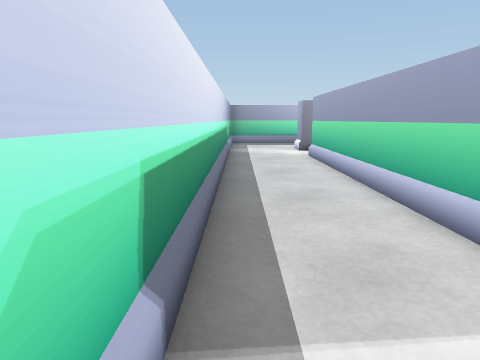
[1] (above)

20 first-person views from a walk through a 3-D level made in the Unity game engine. The camera is 0.62 m above the floor, tilts 10° down and sees 70° across. The floor is counted in squares, 0.5 m on a side. Each view is taken from the middle of a square. On the plan, view 1 faces up. The plan holds only what a view shows up to about 14 squares ahead; the rest is blank. The player character is not drawn. Some animated figures are left out.

[2]
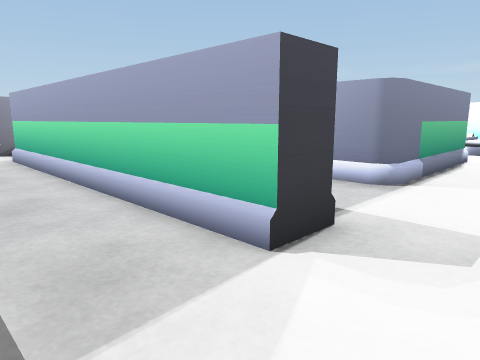

[3]
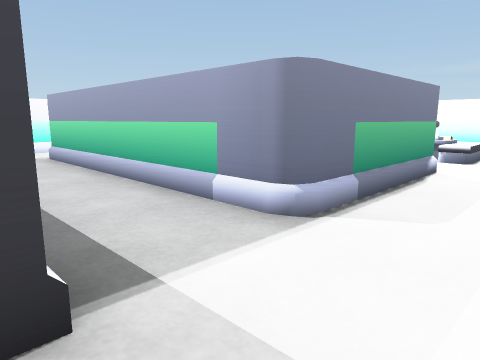

[4]
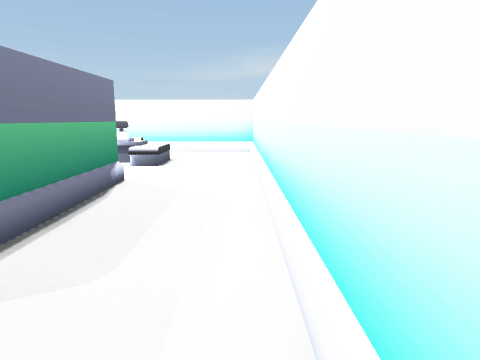

[5]
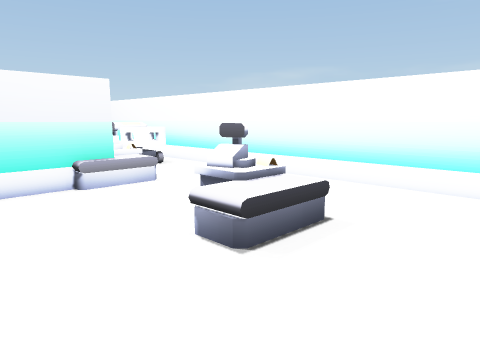

[6]
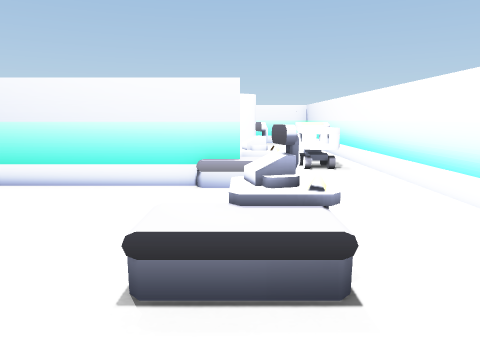

[7]
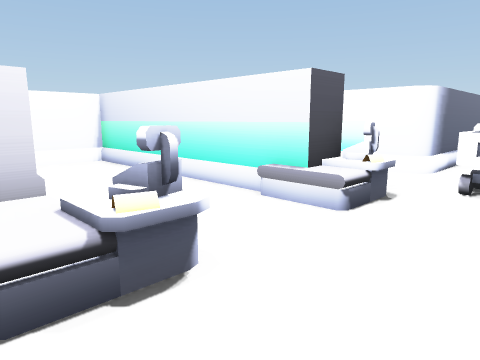

[8]
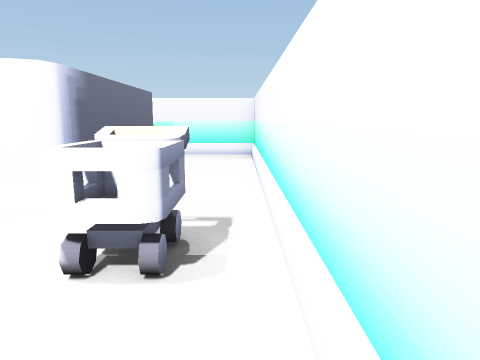

[9]
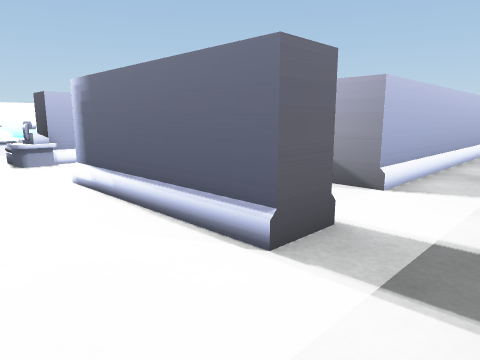

[10]
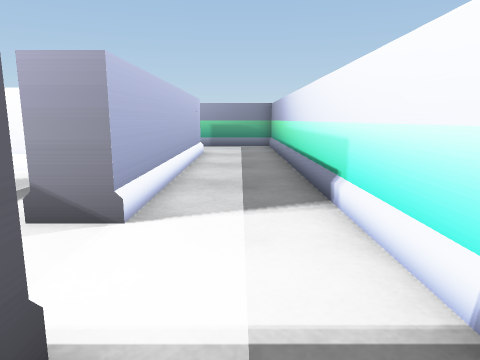

[11]
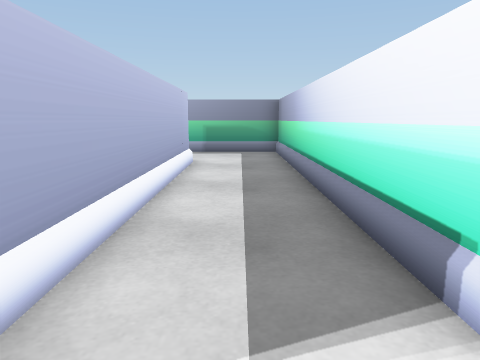

[12]
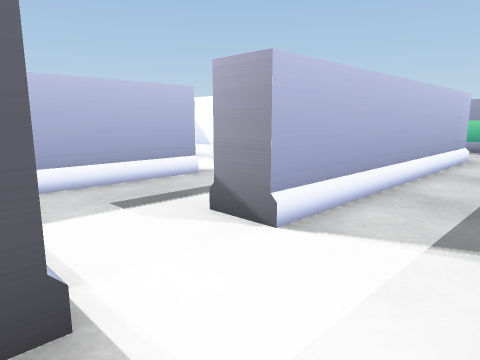

[13]
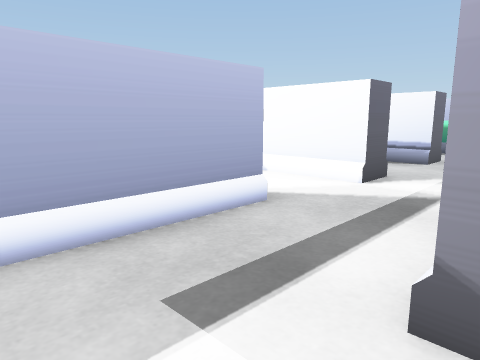

[14]
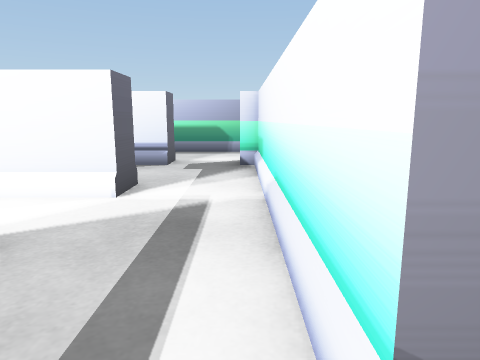

[15]
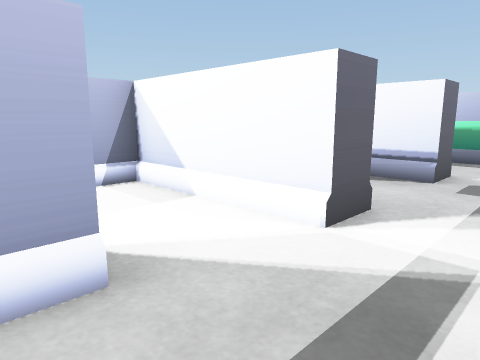

[16]
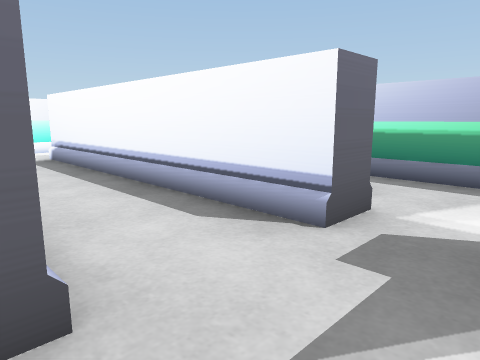

[17]
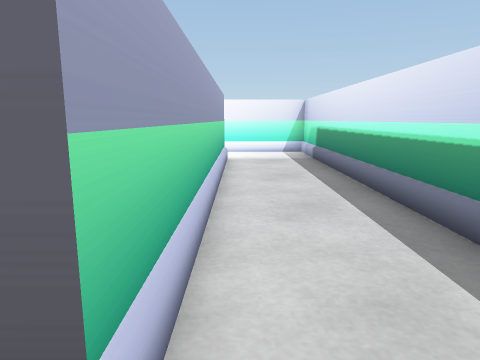

[18]
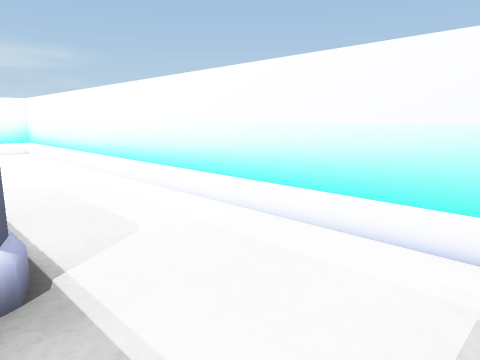

[19]
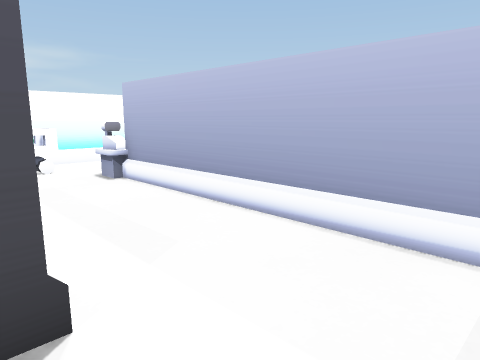

[20]
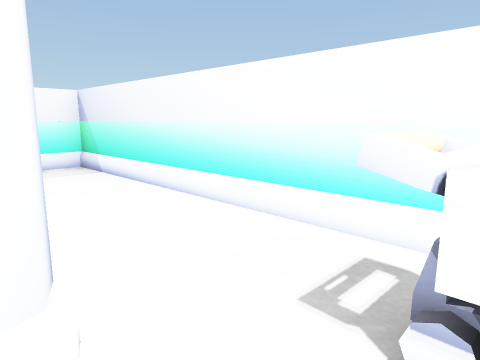

### Floor plan
Points are (right, up) in squares from view 1. A wall is a line through its corners. A room is listed if a view was taken in it or the views show most of it. See-through windows are left out.
Room 1 (views 1, 2, 3, 4, 5, 6, 7, 8, 9, 10, 11, 12, 13, 14, 15, 16, 17, 18, 19, 20)
walls: (10, 11.5) (13.5, 11.5); (14.6, 6.5) (7.5, 6.5) (7.5, 4.6); (12, 3.6) (12, 2.9); (3.5, 12) (3.5, 2) (2.5, 2) (2.5, 12) (3.5, 12); (15.4, 10.6) (15.1, 10.5); (6.5, 2.7) (6.5, 12) (7.5, 12) (7.5, 7.5) (14.6, 7.5); (12.1, 2.5) (6.9, 2.5) (6.6, 2.6) (6.5, 2.9); (3, 14) (2.5, 14); (14.4, 16) (15.5, 16) (15.5, 10.9) (15.3, 10.5) (13.2, 10.5); (2.9, 15.5) (12, 15.5) (12, 14.5) (3.5, 14.5) (3.5, 14); (-0.5, -0.5) (18.5, -0.5) (18.5, 18.5) (-0.5, 18.5) (-0.5, -0.5)
objects: other object (14, 2) to (16, 4); other object (15, 6) to (16, 8); other object (17, 8) to (17, 10)

Positions as (right, up) in squares from view 1, and headings:
1: (0, 0), facing up
2: (0, 0), facing up-right
3: (3, 0), facing up-right
4: (5, 0), facing right
5: (12, 0), facing up-right
6: (15, 0), facing up
7: (18, 2), facing up-left
8: (18, 6), facing up
9: (18, 18), facing down-left
10: (16, 17), facing left
11: (13, 17), facing left
12: (15, 18), facing down-left
13: (14, 15), facing down-left
14: (13, 14), facing left
15: (11, 14), facing down-left
16: (7, 14), facing down-left
17: (2, 13), facing down
18: (4, 3), facing down-right
19: (8, 11), facing down-right
20: (15, 9), facing up-right
